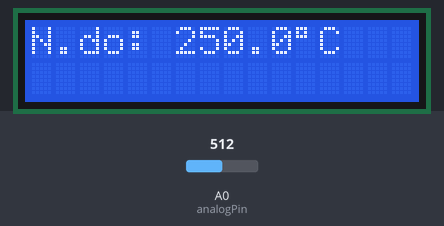
A sketch run on a simulated Arduino Uno, built with avr-gcc and run on an emulated ATmega328P. Shown: 16×2 character LCD. The inputs (shaded band) are chosen by the test bench; at power-on: A0 (analogPin) = 512.

Above: at 1.2 s.
1.3 s: A0 (analogPin) set to 716
At 1.9 s:
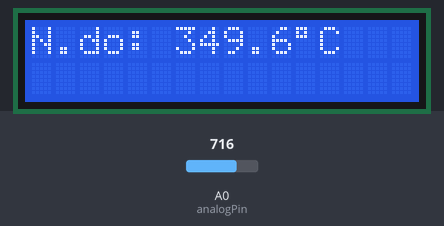
4.3 s: A0 (analogPin) set to 900
At 5.0 s:
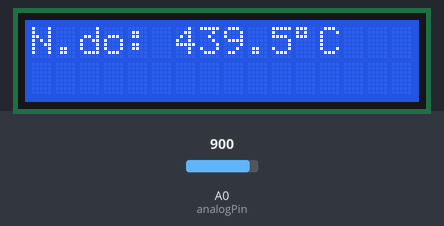
6.1 s: A0 (analogPin) set to 1023
At 6.5 s:
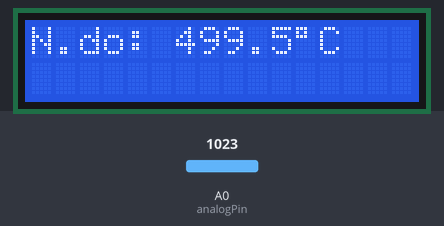
Timing chart, 0 to 9.1 s (numbered marks = the images above; inputs shaded):
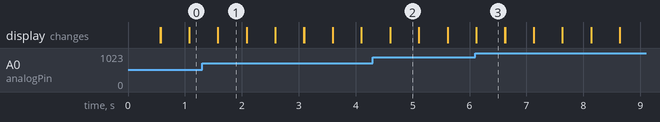

Measured:
- after the input at 1.3 s, the display: first differs from a run without the input after 0.28 s (image 1)
- after the input at 4.3 s, the display: first differs from a run without the input after 0.31 s (image 2)
- after the input at 6.1 s, the display: first differs from a run without the input at once (image 3)
- what the display in image 1 shows lasts 0.5 s, from 1.6 s to 2.1 s

The sketch:

Nano_LCD_Lib4bits_LM35.ino
```cpp
#include <LiquidCrystal.h>
//khai bao man hinh lcd
//pin RW == GND ***Always**
const int pin_RS =2;//PD2
const int pin_EN = 3;//PD3
const int pin_d4 = 4;//PD4
const int pin_d5 = 5;//PD5
const int pin_d6 = 6;//PD6
const int pin_d7 = 7;//PD7
LiquidCrystal lcd(pin_RS,pin_EN,pin_d4,pin_d5,pin_d6,pin_d7);
//khai bao bien
int i;
int analogPin = A0; //Doc du lieu cho ADC
int val = 0;
float temp;
// ---------------------------------------------------------------
void setup() {
 // khoi tao lcd
 lcd.begin(16,2);  /* Initialize 16x2 LCD */
 lcd.clear();  /* Clear the LCD */
}
// ---------------------------------------------------------------
// ham hien thi ngay gio phu vi khong the tinh toan tren DateTime duoc
void Display()
{
  String S_character="N.do: ";
  String value =  String(temp, 1); //lam tron 3 chu so thap phan
  S_character = S_character + value + char(223) + "C";
  lcd.print(S_character);
  delay(500);
  lcd.clear();
}


// ---------------------------------------------------------------
void loop()
{
  val = analogRead(analogPin);  // read the input pin
  float voltage = (float)val * 5.0 / 1024.0;
  temp = voltage * 100.0;
  Display();
}
```
